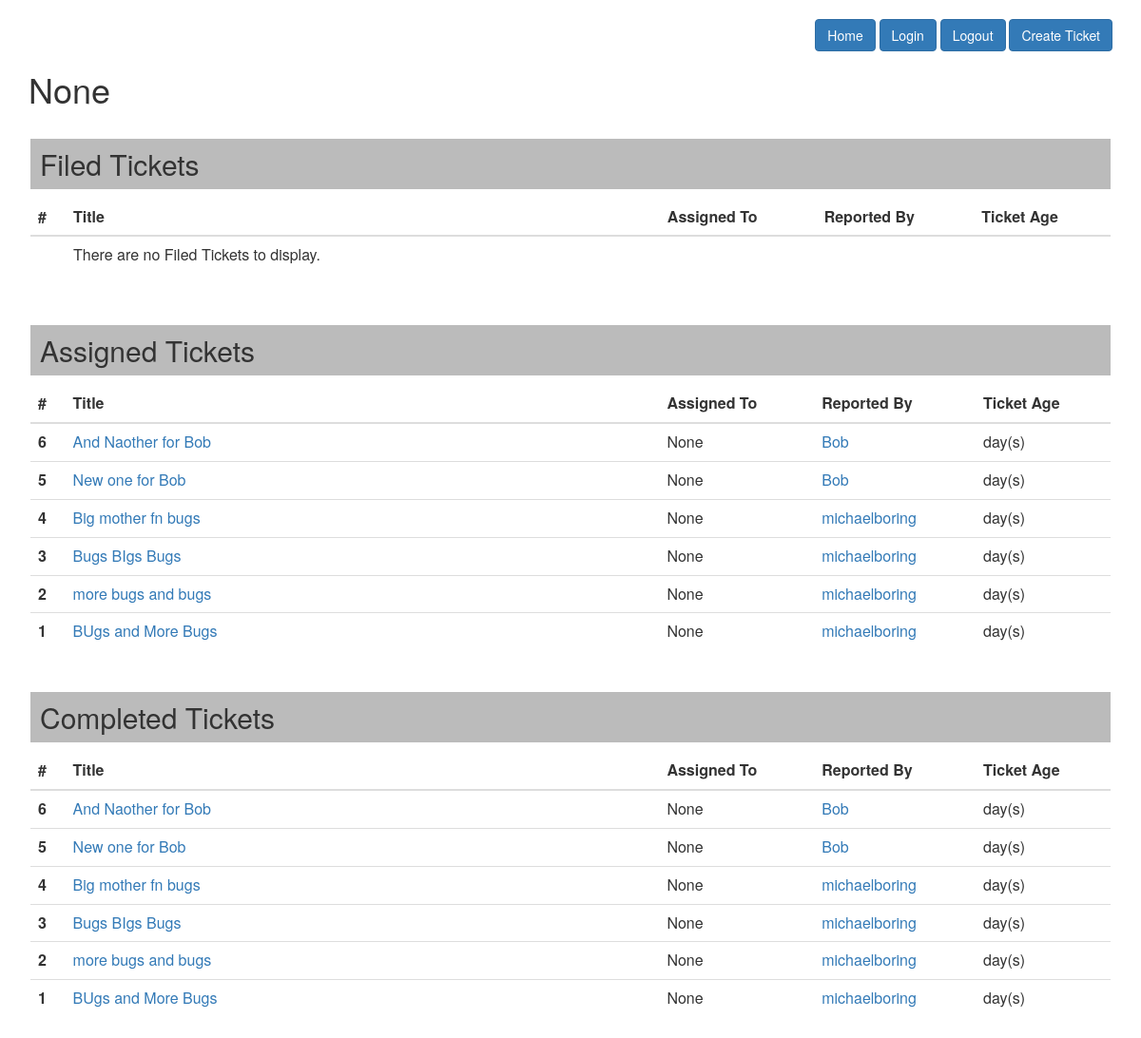
Before: /user/3/ with the older database file.
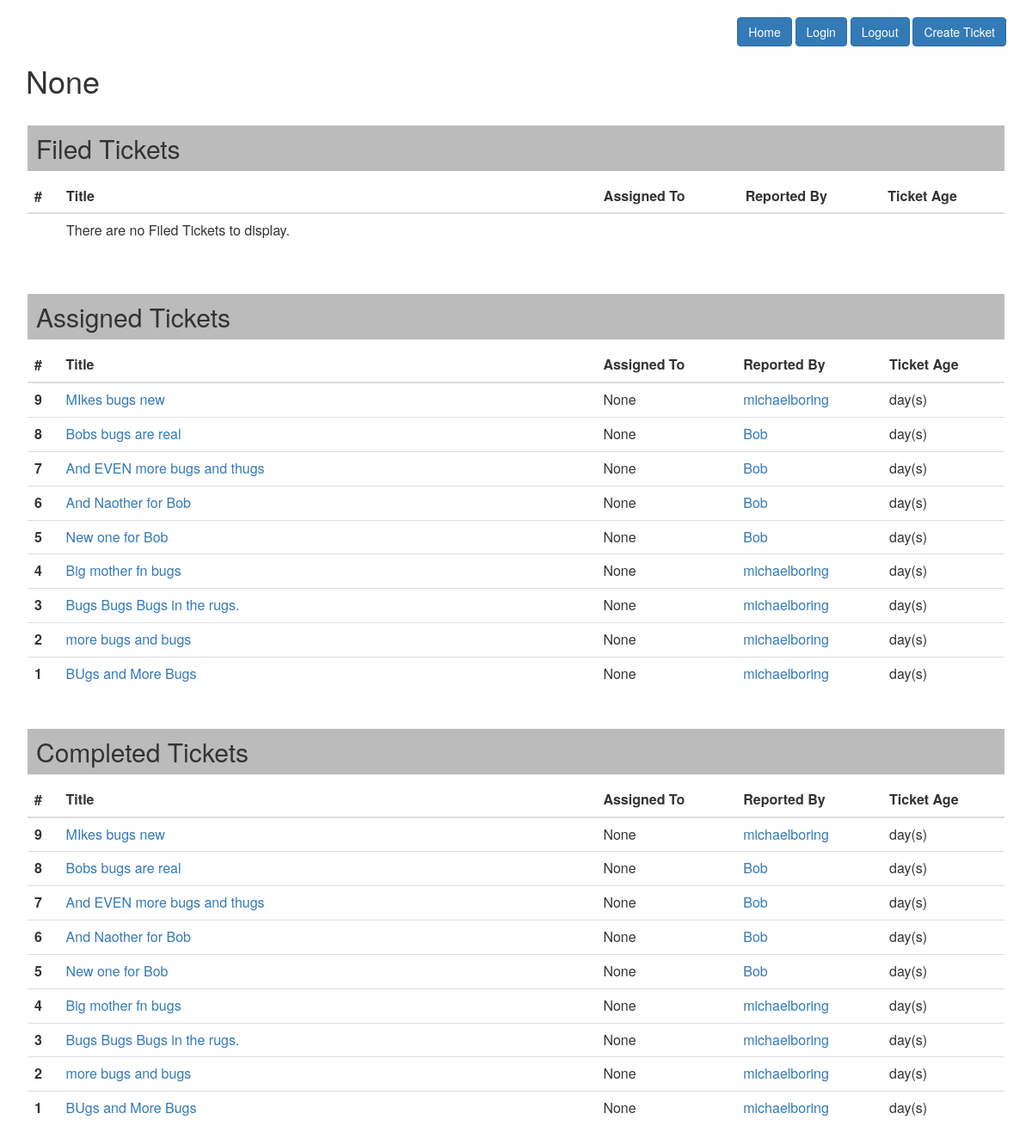
After: the same page with the newer database file.
### homepage/models.py (models this page shows, shortened)
class Ticket(models.Model):
    title = models.CharField(max_length=50)
    post_date = models.DateTimeField(default=timezone.now)
    description = models.TextField()
    user_filed = models.ForeignKey(newauthmodel, on_delete=models.CASCADE)
    status = models.CharField(max_length=50, default='New')
    user_assigned = models.CharField(max_length=50, blank=True, null=True)
    user_completed = models.CharField(max_length=50, blank=True, null=True)

### myuser/models.py (models this page shows)
class MyUser(AbstractUser):
    pass

### homepage/views.py (the view)
# urls.py: path('user/<int:user_id>/', user_detail_view, name="userview"),
def user_detail_view(request, user_id):
    selected_user = MyUser.objects.filter(id=user_id).first()
    user_filed_tickets = Ticket.objects.filter(
        user_filed=selected_user).order_by('post_date').reverse()
    user_assigned_tickets = Ticket.objects.filter(
        user_assigned=selected_user).order_by('post_date').reverse()
    user_completed_tickets = Ticket.objects.filter(
        user_completed=selected_user).order_by('post_date').reverse()
    return render(request, "user_detail.html", {"selected_user": selected_user, "filed_tickets": user_filed_tickets, "assigned_tickets": user_assigned_tickets, "completed_tickets": user_completed_tickets})

### templates/user_detail.html (shortened to what this page needs)
{% extends 'base.html' %} {% block content %}
<br />
<div align="right">
  <a href="/" class="btn btn-primary">Home</a>&nbsp;<a
    href="/login/"
    class="btn btn-primary"
    >Login</a
  >&nbsp;<a href="/logout/" class="btn btn-primary">Logout</a>&nbsp;<a
    href="/addticket/"
    class="btn btn-primary"
    >Create Ticket</a
  >
</div>
<h1>{{ selected_user }}</h1>
<div class="card" style="padding: 2px">
  <h2 class="card-header" style="background-color: #bbb; padding: 10px">
    Filed Tickets
  </h2>
  <div class="card-body">
    <table class="table">
      <thead>
        <tr>
          <th scope="col">#</th>
          <th scope="col" style="width: 55%">Title</th>
          <th scope="col">Assigned To</th>
          <th scope="col">Reported By</th>
          <th scope="col">Ticket Age</th>
        </tr>
      </thead>
      <tbody>
        {% if filed_tickets %} {% for post in filed_tickets %}
        <tr>
          <th scope="row">{{ post.id }}</th>
          <td><a href="/ticket/{{ post.id }}/">{{ post.title }}</a></td>
          <td>{{ post.user_assigned }}</td>
          <td>
            <a href="/user/{{ post.user_filed.id }}/">{{ post.user_filed }}</a>
          </td>
          <td>day(s)</td>
        </tr>
        {% endfor %} {% else %}
        <tr>
          <th scope="row"></th>
          <td><p>There are no Filed Tickets to display.</p></td>
          <td></td>
          <td></td>
          <td></td>
        </tr>
        {% endif %}
      </tbody>
    </table>
  </div>
</div>
<div class="card" style="padding: 2px">
  <h2 class="card-header" style="background-color: #bbb; padding: 10px">
    Assigned Tickets
  </h2>
  <div class="card-body">
    <table class="table">
      <thead>
        <tr>
          <th scope="col">#</th>
          <th scope="col" style="width: 55%">Title</th>
          <th scope="col">Assigned To</th>
          <th scope="col">Reported By</th>
          <th scope="col">Ticket Age</th>
        </tr>
      </thead>
      <tbody>
        {% if assigned_tickets %} {% for post in assigned_tickets %}
        <tr>
          <th scope="row">{{ post.id }}</th>
          <td><a href="/ticket/{{ post.id }}/">{{ post.title }}</a></td>
          <td>{{ post.user_assigned }}</td>
          <td>
            <a href="/user/{{ post.user_filed.id }}/">{{ post.user_filed }}</a>
          </td>
          <td>day(s)</td>
        </tr>
        {% endfor %} {% endif %}
      </tbody>
    </table>
  </div>
</div>
<div class="card" style="padding: 2px">
  <h2 class="card-header" style="background-color: #bbb; padding: 10px">
    Completed Tickets
  </h2>
  <div class="card-body">
    <table class="table">
      <thead>
        <tr>
          <th scope="col">#</th>
          <th scope="col" style="width: 55%">Title</th>
          <th scope="col">Assigned To</th>
          <th scope="col">Reported By</th>
          <th scope="col">Ticket Age</th>
        </tr>
      </thead>
      <tbody>
        {% if completed_tickets %} {% for post in completed_tickets %}
        <tr>
          <th scope="row">{{ post.id }}</th>
          <td><a href="/ticket/{{ post.id }}/">{{ post.title }}</a></td>
          <td>{{ post.user_assigned }}</td>
          <td>
            <a href="/user/{{ post.user_filed.id }}/">{{ post.user_filed }}</a>
          </td>
          <td>day(s)</td>
        </tr>
        {% endfor %} {% endif %}
      </tbody>
    </table>
  </div>
</div>
{% endblock %}

Changed rows visible on the page:
added Ticket: id "9", title "MIkes bugs new", user_assigned "None", user_filed "michaelboring"
added Ticket: id "8", title "Bobs bugs are real", user_assigned "None", user_filed "Bob"
added Ticket: id "7", title "And EVEN more bugs and thugs", user_assigned "None", user_filed "Bob"
changed Ticket id 3: title "Bugs BIgs Bugs" → "Bugs Bugs Bugs in the rugs."
